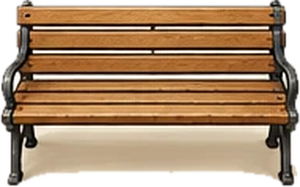
#> input picture objectes/g_banc.png, 300 x 187 px; its folder holds only this picture in this run
$ python crop_grans.py objectes/g_banc.png objectes/g_banc_v.png
#> lines starting #> are read from the running program, lines starting #| are printed output that depends on the picture
#!/usr/bin/env python3
"""Retalla un full d'objectes grans (fons crema) en imatges transparents objectes/g_<nom>.png i en registra
les mides possibles a grans.json: {classe: [{"img", "w", "h"}]} (w, h = caselles; l'objecte es dibuixa «contain», a baix).

Ús: python crop_grans.py full.webp regions.json   (regions.json: [[nom, classe, [x0,y0,x1,y1]], ...])
"""
import json
import math
import sys
from collections import deque

import numpy as np
from PIL import Image, ImageFilter

FOOT = [(2, 1), (3, 1), (2, 2), (1, 2)]   # (amplada, alçada) en caselles, fins a 4 caselles; mai 1x1
FOOT_CATIFA = FOOT + [(1, 3), (2, 3), (3, 2)]          # les catifes (planes) poden ser més grans
MIN_FILL = 0.68


# [52 lines left out: function treu_fons, not called in this run]


def main():
    im = Image.open(sys.argv[1]).convert("RGB")
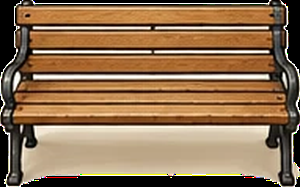
#> im: PIL image 300x187 RGB; mean R, G, B 144.9, 114.4, 83.3
#> (the run stopped early here; a loop or call above may not have finished)

$ run again, on objectes/g_barra.png
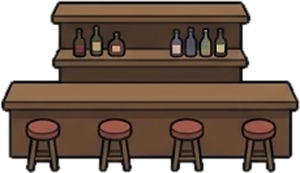
#> input picture objectes/g_barra.png, 300 x 173 px
#> in main, `im = Image.open(sys.argv[1]).convert("RGB")`:
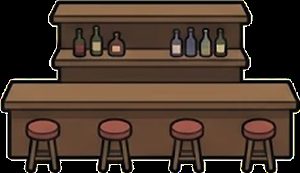
#> im: PIL image 300x173 RGB; mean R, G, B 73.2, 55.4, 43.4

$ run again, on objectes/g_billar.png
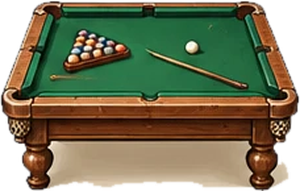
#> input picture objectes/g_billar.png, 300 x 191 px
#> in main, `im = Image.open(sys.argv[1]).convert("RGB")`:
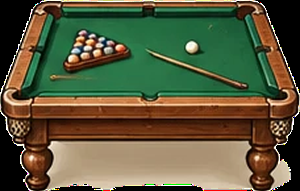
#> im: PIL image 300x191 RGB; mean R, G, B 90.9, 89.6, 61

$ run again, on objectes/g_banc_v.png
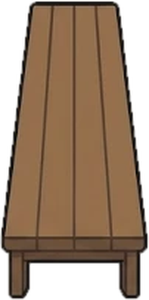
#> input picture objectes/g_banc_v.png, 149 x 300 px
#> in main, `im = Image.open(sys.argv[1]).convert("RGB")`:
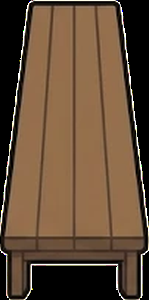
#> im: PIL image 149x300 RGB; mean R, G, B 99.8, 76.6, 55.8
